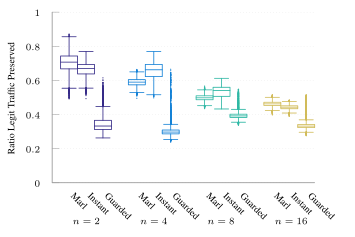

The script that saved this image:
set terminal tikz standalone color size 12cm,6cm font '\scriptsize' preamble '\usepackage{microtype} \usepackage{times} \usepackage[T1]{fontenc} \usepackage{siunitx}\sisetup{detect-all}' createstyle
set output "tnsm-udp-box-separate.tex"

load "parula.pal"
#load "inferno.pal"

set style line 102 lc rgb '#a0a0a0' lt 1 lw 1
set style boxplot outliers pointtype 7
set style data boxplot
set border ls 102
set colorbox border 102
set key textcolor rgb "black"
set tics textcolor rgb "black"
set label textcolor rgb "black"

set border 3
set grid y
set xtics nomirror
set xtics rotate by -45
set ytics nomirror

set key autotitle columnhead
set datafile separator ","

#set xlabel "Iteration ($t \\cdot{} \\SI{50}{\\milli\\second}$)"
set ylabel "Ratio Legit Traffic Preserved"

set yrange [0.0:1.0]
set xrange [-1.0:19.5]
set xtics ("SPIFFY" 0.0, \
	"Marl" 1.0, \
	"Instant" 2.0, \
	"Guarded" 3.0, \
	"SPIFFY" 5.0, \
	"Marl" 6.0, \
	"Instant" 7.0, \
	"Guarded" 8.0, \
	"SPIFFY" 10.0, \
	"Marl" 11.0, \
	"Instant" 12.0, \
	"Guarded" 13.0, \
	"SPIFFY" 15.0, \
	"Marl" 16.0, \
	"Instant" 17.0, \
	"Guarded " 18.0, \
	) scale 0.0
#set key inside bottom right
set boxwidth 1
unset key
set pointsize 0.1

set label "$n=2$" at graph 0.06,-0.22
set label "$n=4$" at graph 0.317,-0.22
set label "$n=8$" at graph 0.573,-0.22
set label "$n=16$" at graph 0.83,-0.22

plot '../results/tnsm-tree-2-opus-spiffy-separate.avg.csv' u (0.0):3:(1.0) ls 1 ps .1, \
     '../results/tnsm-tree-2-opus-m-separate.avg.csv' u (1.0):3:(1.0) ls 1 ps .1, \
     '../results/tnsm-tree-2-opus-mpp-separate.avg.csv' u (2.0):3:(1.0) ls 1 ps .1, \
     '../results/tnsm-tree-2-opus-spf-separate.avg.csv' u (3.0):3:(1.0) ls 1 ps .1, \
     '../results/tnsm-tree-4-opus-spiffy-separate.avg.csv' u (5.0):3:(1.0) ls 3 ps .1, \
     '../results/tnsm-tree-4-opus-m-separate.avg.csv' u (6.0):3:(1.0) ls 3 ps .1, \
     '../results/tnsm-tree-4-opus-mpp-separate.avg.csv' u (7.0):3:(1.0) ls 3 ps .1, \
     '../results/tnsm-tree-4-opus-spf-separate.avg.csv' u (8.0):3:(1.0) ls 3 ps .1, \
     '../results/tnsm-tree-8-opus-spiffy-separate.avg.csv' u (10.0):3:(1.0) ls 5 ps .1, \
     '../results/tnsm-tree-8-opus-m-separate.avg.csv' u (11.0):3:(1.0) ls 5 ps .1, \
     '../results/tnsm-tree-8-opus-mpp-separate.avg.csv' u (12.0):3:(1.0) ls 5 ps .1, \
     '../results/tnsm-tree-8-opus-spf-separate.avg.csv' u (13.0):3:(1.0) ls 5 ps .1, \
     '../results/tnsm-tree-16-opus-spiffy-separate.avg.csv' u (15.0):3:(1.0) ls 7 ps .1, \
     '../results/tnsm-tree-16-opus-m-separate.avg.csv' u (16.0):3:(1.0) ls 7 ps .1, \
     '../results/tnsm-tree-16-opus-mpp-separate.avg.csv' u (17.0):3:(1.0) ls 7 ps .1, \
     '../results/tnsm-tree-16-opus-spf-separate.avg.csv' u (18.0):3:(1.0) ls 7 ps .1, \

set out
